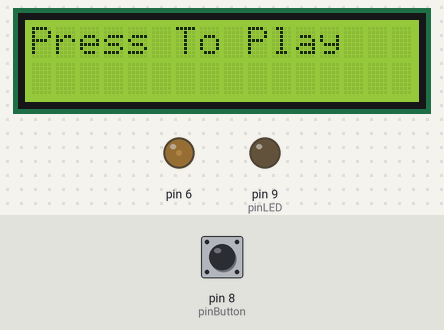
Simulated run of this sketch. Board: Arduino Uno, built with avr-gcc and run on an emulated ATmega328P. Shown: 16×2 character LCD, output pins drawn as LEDs (lit = HIGH). The test bench sets the inputs (shaded band); at power-on: pin 8 (pinButton) HIGH. Random numbers use the default seed unless the sketch sets one; EEPROM starts erased; what the sketch prints to the serial monitor is not drawn.

Above: at 1.2 s.
1.3 s: pin 8 (pinButton) pulled LOW for 0.15 s
At 3.1 s:
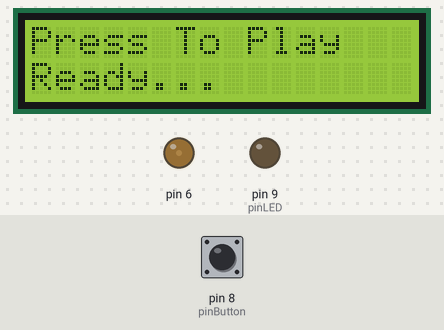
4.4 s: pin 8 (pinButton) pulled LOW for 3.2 s
At 6.5 s:
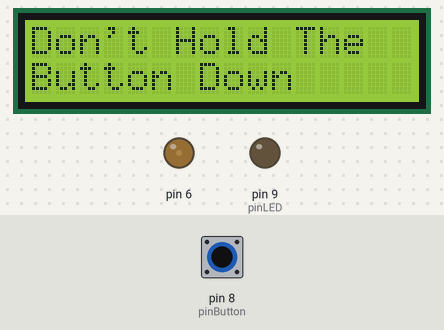
At 7.8 s:
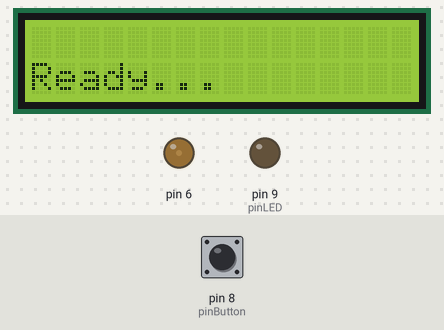
Timing chart, 0 to 49.4 s (numbered marks = the images above; inputs shaded):
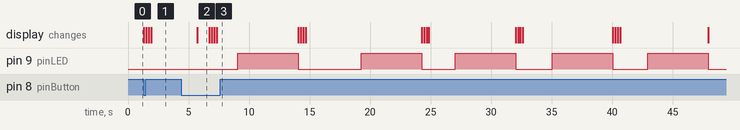

Measured:
- after the input at 1.3 s, the display: first changes at once (image 1 shows a later state)
- what the display in image 2 shows lasts 1.0 s, from 5.7 s to 6.7 s

The sketch:

reactionTimer.ino
```cpp
#include <EEPROM.h>

// Include the display library code:
#include <LiquidCrystal.h>

// Initialize the display library with the numbers of the interface pins
LiquidCrystal lcd(12, 11, 5, 4, 3, 2);

// Define the pins for the Button & LED
int pinButton = 8;
int pinLED = 9;

// Define variables for the start and end time
int startTime = 0;
int endTime = 0;

void setup()
{
    // Assign the LED & button pins
    pinMode(pinLED, OUTPUT);
    pinMode(pinButton, INPUT);

    analogWrite(6, 34);

    // Set up the LCD's number of columns and rows:
    lcd.begin(16, 2);

    Serial.begin(115200);
}

void loop()
{
    lcd.clear();
    //Display text on screen
    lcd.print("Press To Play");
    //Update display
    //lcd.display();
    //If button to start game is pressed
    if (digitalRead(pinButton) == LOW)
    {
        int result = performTest(5);

        averageTimeScreen(result);

        //String resultToStore = String(result);
        writeToEEPROM(0, result);
        Serial.println(readFromEEPROM(0));

        //Wait 5 seconds on results before restarting
        delay(5000);
    }
    delay(100);
}

int performTest(int testAmount)
{
    int totalTimeSum = 0;

    for (int i = 0; i < testAmount; i++)
    {
        int time = test();
        //Check for cheating by holding the button down
        if (time <= 20)
        {
            cheatScreen();
            i--;
        }
        //Return the result
        else
        {
            totalTimeSum += time;
        }
        lcd.display();
    }
    int totalTime = totalTimeSum / testAmount;
    return totalTime;
}

int test()
{
    readyScreen();
    //Wait a random amount of time between 0.5s and 5s so that users can't guess the start time
    int delayTime = random(500, 5000);
    //Delay the random amount of time
    delay(delayTime);
    //Light up the LED
    digitalWrite(pinLED, HIGH);
    //Record the start time
    startTime = millis();
    //Wait for the user to push the button
    while (digitalRead(pinButton) == HIGH)
    {
        if (((endTime = millis()) - startTime) >= 5000)
        {
            break;
        }
    }
    //Record the button push time
    endTime = millis();
    //Turn off the LED
    digitalWrite(pinLED, LOW);
    //Calculate the total response time
    int time = endTime - startTime;
    lcd.clear();
    return time;
}

void cheatScreen()
{
    //Display cheat screen
    lcd.setCursor(0, 0);
    lcd.println("Don't Hold The");
    lcd.setCursor(0, 2);
    lcd.print("Button Down");
    delay(1000);
    lcd.clear();
}

void readyScreen()
{
    //Display "Ready" countdown with 3 sequential dots
    lcd.setCursor(0, 2);
    lcd.print("Ready");
    lcd.display();
    delay(200);
    lcd.print(".");
    lcd.display();
    delay(200);
    lcd.print(".");
    lcd.display();
    delay(200);
    lcd.print(".");
    lcd.display();
}

void averageTimeScreen(int time)
{
    //Display average time
    lcd.setCursor(0, 0);
    lcd.print("Average Time:");
    lcd.setCursor(0, 2);
    lcd.print(time);
    lcd.print("ms");
}

void writeToEEPROM(int address, int number)
{
    EEPROM.write(address, number >> 8);
    EEPROM.write(address + 1, number & 0xFF);
}

int readFromEEPROM(int address)
{
    byte byte1 = EEPROM.read(address);
    byte byte2 = EEPROM.read(address + 1);
    return (byte1 << 8) + byte2;
}
```
